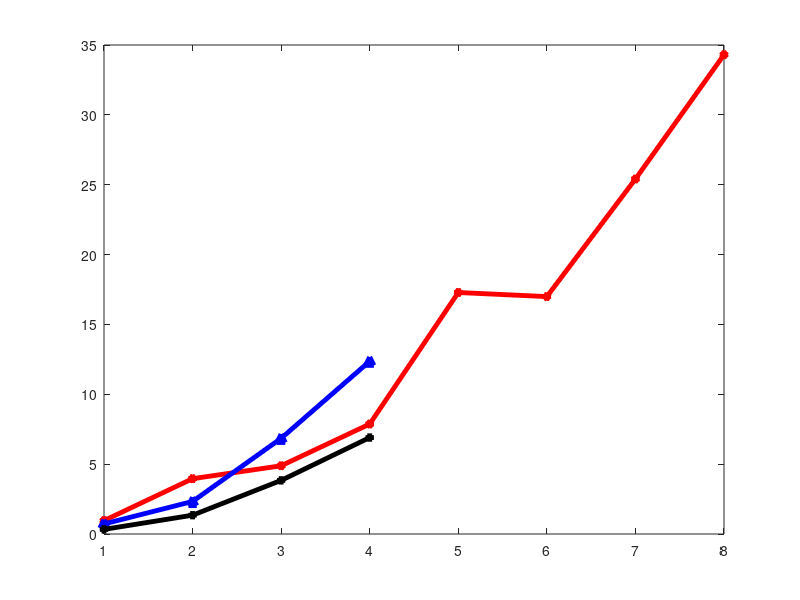

MATLAB code for this plot: (Note: this script raises an error after producing the figure.)
clear;clc;

% rmse = importdata('rmse.mat');
rmse = importdata('traint.mat');
rmse = rmse(:, 1:end-1);
lwidth = 3.5;
x = 1:8;
figure;
plot(x, rmse(1, :), 'r*-', 'linewidth', lwidth);
hold on;
plot(x(1:4), rmse(2, 1:4), 'b^-', 'linewidth', lwidth);

plot(x(1:4), rmse(3, 1:4), 'k+-', 'linewidth', lwidth);

plot(x(1:9), rmse(4, 1:9), 'yv-', 'linewidth', lwidth);

% plot(x(1:9), rmse(5, 1:9), 'gd-', 'linewidth', lwidth);
